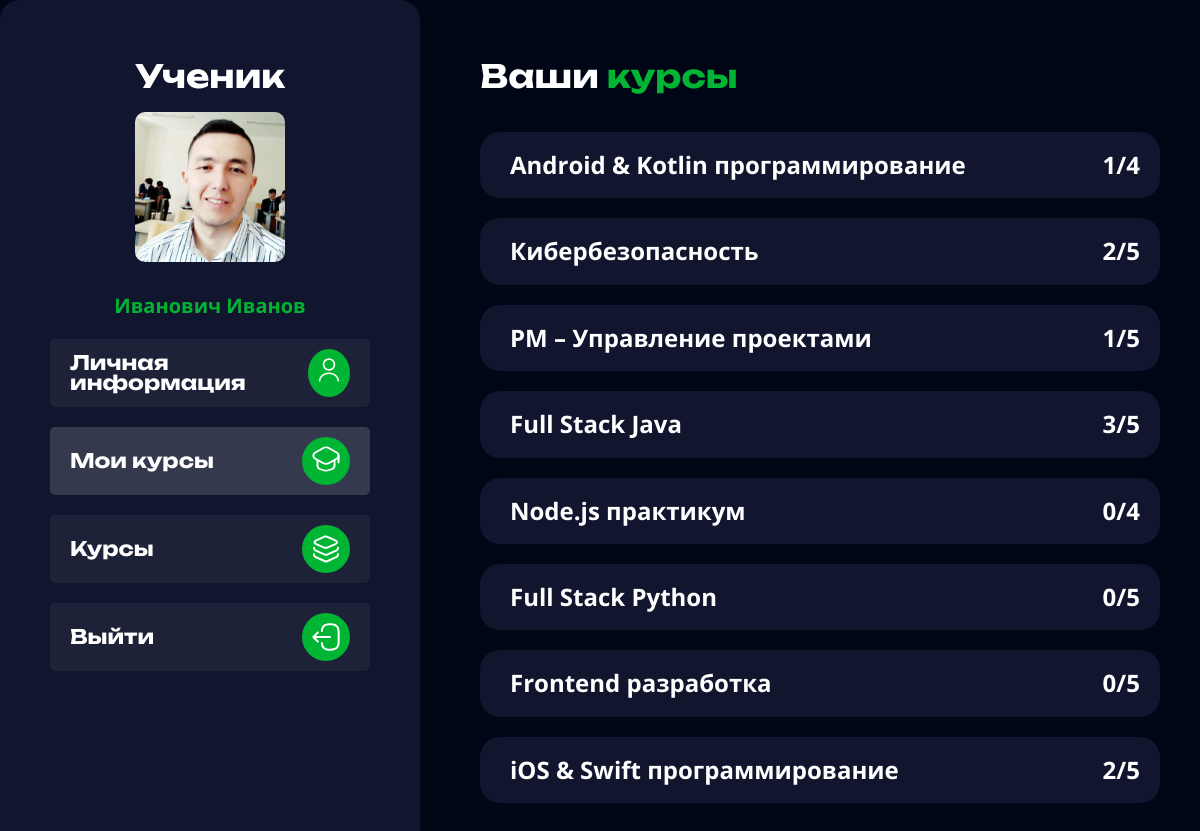
/profile/coursesMy (signed in), run on the app's committed database.
### tables this page shows
CREATE TABLE `courses` (
  `id` int(11) NOT NULL,
  `img` varchar(255) NOT NULL,
  `name` varchar(255) NOT NULL,
  `price` float NOT NULL,
  `specialist` varchar(255) NOT NULL,
  `miniDiscription` text NOT NULL,
  `slogan` varchar(255) NOT NULL,
  `discription` text NOT NULL,
  `telegLink` varchar(255) NOT NULL,
  `releaseCourse` tinyint(4) NOT NULL DEFAULT '0'
);

### app/controllers/ProfileController.php (called while the page is built, shortened)
<?php
class ProfileController extends Controller
{
    public function coursesMyAction()
    {
        $courses = [];
        $IdCourses = $this->personalCoursesMod->getAllCourses($_SESSION['user']['id']);
        foreach ($IdCourses as $IdCours) {
            $course = $this->courseMod->getCourse($IdCours['idCours']);
            $lessonList = $this->lessonMod->getCourseLesson($IdCours['idCours']);
            $i = 0;
            $j = 0;
            foreach ($lessonList as $lessonId) {
                $i++;
                if ($this->gradeStudentsMod->getGradeStudents($_SESSION['user']['id'], $lessonId['id'])['status'] == 1) {
                    $j++;
                }
            }
            $data = [
                'idCourse' => $course['id'],
                'nameCourse' => $course['name'],
                'gradeCountGood' => $j,
                'gradeCountAll' => $i,
            ];
            array_push($courses, $data);
        }
        $this->view->render('Каталог курсов', $courses);
    }
}
?>

### index.php (called while the page is built, shortened)
<?php
spl_autoload_register(function ($class) {
    $path = str_replace('\\', '/', $class . '.php');
});
$routerMan = new Router;
$routerMan->run();
?>

### app/database/Database.php (called while the page is built, shortened)
<?php
class Database
{
    private $connect;
    public function __construct()
    {
        try {
            $host = 'localhost';
            $dbname = 'Xameleyon';
            $username = 'root';
            $password = '';
            $dsn = "mysql:host=$host;dbname=$dbname";
            $this->connect = new PDO($dsn, $username, $password);
        } catch (PDOException $e) {
            echo $e;
        }
    }
    public function getAll($sql, $params = [])
    {
        $statement = $this->connect->prepare($sql);
        $statement->execute($params);
        $objects = $statement->fetchAll(PDO::FETCH_ASSOC);
        return $objects;
    }
    public function getOne($sql, $params = [])
    {
        $statement = $this->connect->prepare($sql);
        $statement->execute($params);
        $object = $statement->fetch(PDO::FETCH_ASSOC);
        return $object;
    }
}
?>

### app/models/CourseModel.php (called while the page is built, shortened)
<?php
class CourseModel extends Model
{
    public function getCourse($id)
    {
        $sql = "SELECT * FROM `courses` WHERE id = ?";
        $values = array(
            $id,
        );
        return $this->connect->getOne($sql, $values);
    }
}
?>

### app/core/Controller.php (called while the page is built, shortened)
<?php
abstract class Controller
{
    public function __construct($route)
    {
        $this->courseMod = new CourseModel;
        $this->personalCoursesMod = new PersonalCoursesModel;
    }
}
?>

### app/core/Model.php (called while the page is built, shortened)
<?php
abstract class Model
{
    public function __construct()
    {
        $this->connect = new Database;
    }
}
?>

### app/models/PersonalCoursesModel.php (called while the page is built, shortened)
<?php
class PersonalCoursesModel extends Model
{
    public function getAllCourses($idUser)
    {
        $sql = "SELECT * FROM `personalCourses` WHERE `idUser` = ?";
        $values = array(
            $idUser,
        );
        return $this->connect->getAll($sql, $values);
    }
}
?>

### app/views/profile/windows/studentsCurs.php (the view, shortened to what this page needs)
<?php
$coursList = $vars;
?>
<h3 class="_700">Ваши <span>курсы</span></h3>
<div class="studentscours">
    <div class="studentscours-cards _windows__cards">
        <?php
        if (empty($coursList)) { ?>
            <h2>У вас ещё нету курсов</h2>
        <?php } else {
            foreach ($coursList as $course) { ?>
                <form class="studentscours-card _fonBack-navy__blue _hover" method="post" action="../../lesson/lesson">
                    <button class="studentscours-card__name _text-lvl_1 _700"
                        name="lessonsPage"><?= htmlentities($course['nameCourse']) ?></button>
                    <p class="studentscours-card__count _text-lvl_1 _700">
                        <?= htmlentities($course['gradeCountGood']) ?>/<?= htmlentities($course['gradeCountAll']) ?>
                    </p>
                </form>
            <?php }
        } ?>
    </div>
</div>

### public/css/style.css (style rules this page uses)
* { padding: 0px; margin: 0px; border: 0px; scroll-behavior: smooth; transition: 0.5s; }
*, *:before, *:after { -moz-box-sizing: border-box; -webkit-box-sizing: border-box; box-sizing: border-box; }
html { font-size: 16px; }
html, body { height: 100%; }
body { line-height: 1; font-weight: 400; color: white; background-color: #000616; font-family: "OpenSans"; text-rendering: optimizeLegibility; -ms-text-size-adjust: 100%; -moz-text-size-adjust: 100%; -webkit-text-size-adjust: 100%; }
input, button, textarea { font-family: inherit; font-size: inherit; background: transparent; color: inherit; }
button { cursor: pointer; font-family: inherit; background-color: inherit; }
h1, h2, h3, h4, h5, h6 { font-family: "Unbounded"; font-weight: 400; }
h3 { font-size: 32px; }
h3._700 { font-weight: 700; }
h3 span { color: #00b533; }
._text-lvl_1 { font-size: 24px; line-height: 135%; }
._text-lvl_1._700 { font-weight: 700; }
._fonBack-navy__blue { background-color: #11162e; border-radius: 20px; }
@media (min-width: 61.9375em) { ._fonBack-navy__blue._hover { transition: 0.5s; } }
.office__windows h3 { margin-bottom: 40px; }
._windows__cards { display: flex; flex-direction: column; gap: 20px; }
.studentscours-card { padding: 15px 20px; display: flex; justify-content: space-between; align-items: center; gap: 20px; }
.studentscours-card button { border-radius: 20px; padding: 2px 10px; }

### data on the page
courses: name "Android & Kotlin программирование", releaseCourse "1", gradeCountAll "4"
courses: name "Кибербезопасность", gradeCountGood "2", gradeCountAll "5"
courses: name "PM – Управление проектами", releaseCourse "1", gradeCountAll "5"
courses: name "Full Stack Java", gradeCountGood "3", gradeCountAll "5"
courses: name "Full Stack Python", gradeCountGood "0", gradeCountAll "5"
courses: name "Frontend разработка", gradeCountGood "0", gradeCountAll "5"
courses: name "iOS & Swift программирование", gradeCountGood "2", gradeCountAll "5"

### other printed values
$panelTitle "Ученик"
$user['surname'] "Иванович"
$user['name'] "Иванов"
$course['nameCourse'] "Node.js практикум"
$course['gradeCountGood'] "0"
$course['gradeCountAll'] "4"
